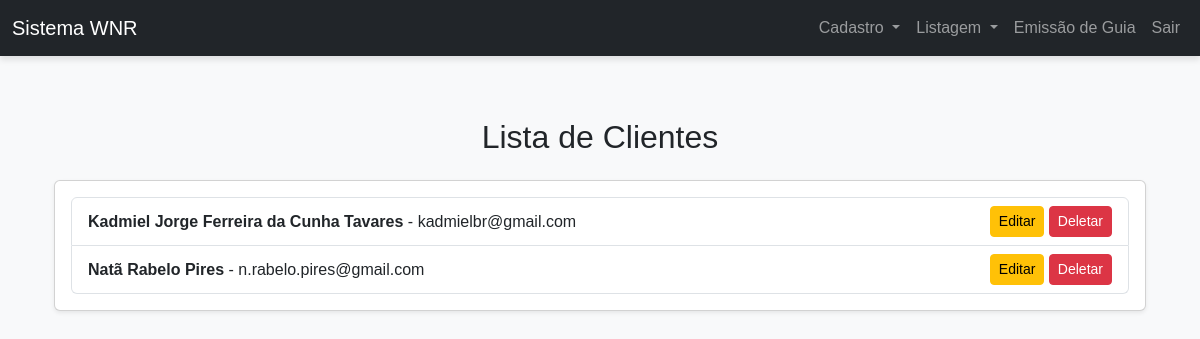
The app's page /listar_cliente (signed in) with its own data.
### app/models.py (models this page shows)
class Cliente(db.Model):
    __tablename__ = "clientes"
    id                      = Column(Integer, primary_key=True, index=True)
    nome                    = Column(String, index=True)
    cpf                     = Column(String(11), unique=True, index=True)
    email                   = Column(String, unique=True, index=True)
    data_nascimento         = Column(Date)
    renda_familiar          = Column(Float)
    bairro                  = Column(String)
    canal_divulgacao        = Column(String)
    cep                     = Column(String(8))
    cidade                  = Column(String)
    condicao_habitacao      = Column(String)
    cpf_responsavel         = Column(String(11), nullable=True)  # Responsável Legal
    numero_cs               = Column(String)
    despesa_mensal          = Column(Float)
    escolaridade            = Column(String)
    estado                  = Column(String)
    fone_contato            = Column(String)
    fone_pessoal            = Column(String)
    foto                    = Column(String)
    grau_parentesco         = Column(String)
    nome_plano_saude        = Column(String)
    nome_responsavel        = Column(String)
    numero_filhos           = Column(Integer)
    plano_saude             = Column(String)
    previdenciario          = Column(String)
    profissao               = Column(String)
    remuneracao             = Column(Float)
    rg                      = Column(String)
    saldo                   = Column(Float)
    sexo                    = Column(String)
    tipo_moradia            = Column(String)
    transporte              = Column(String)
    encaminhamentos = relationship("Encaminhamento", back_populates="cliente")
    guias = relationship("Guia", back_populates="cliente")

### app/routes/client_routes.py (the view)
@client_bp.route('/listar_cliente', methods=['GET', 'POST'])
@login_required
def listar_cliente():
    clientes = Cliente.query.all()
    return render_template('clientes/list.html', clientes=clientes)

### app/__init__.py (called while the page is built)
@login_manager.user_loader
def load_user(id):
    return Usuario.query.get(int(id))  # Converte para inteiro e busca no banco

### app/templates/clientes/list.html (shortened to what this page needs)
{% extends 'base.html' %}
{% block content %}
<div class="container mt-5">
    <h2 class="text-center mb-4 mt-5">Lista de Clientes</h2>
    <div class="card shadow-sm">
        <div class="card-body">
            <ul class="list-group">
                {% for cliente in clientes %}
                    <li class="list-group-item d-flex justify-content-between align-items-center">
                        <div>
                            <strong>{{ cliente.nome }}</strong> - {{ cliente.email }}
                        </div>
                        <div>
                            <a href="{{ url_for('client_bp.editar_cliente', id=cliente.id) }}" class="btn btn-sm btn-warning">Editar</a>
                            <a href="{{ url_for('client_bp.deletar_cliente', id=cliente.id) }}" class="btn btn-sm btn-danger">Deletar</a>
                        </div>
                    </li>
                {% endfor %}
            </ul>
        </div>
    </div>
</div>
{% endblock %}

### app/templates/base.html (style rules this page uses)
body { font-family: Arial, sans-serif; background-color: #f8f9fa; padding-top: 70px; }

### records on screen
Cliente: nome "Kadmiel Jorge Ferreira da Cunha Tavares", email "kadmielbr@gmail.com"
Cliente: nome "Natã Rabelo Pires", email "n.rabelo.pires@gmail.com"
